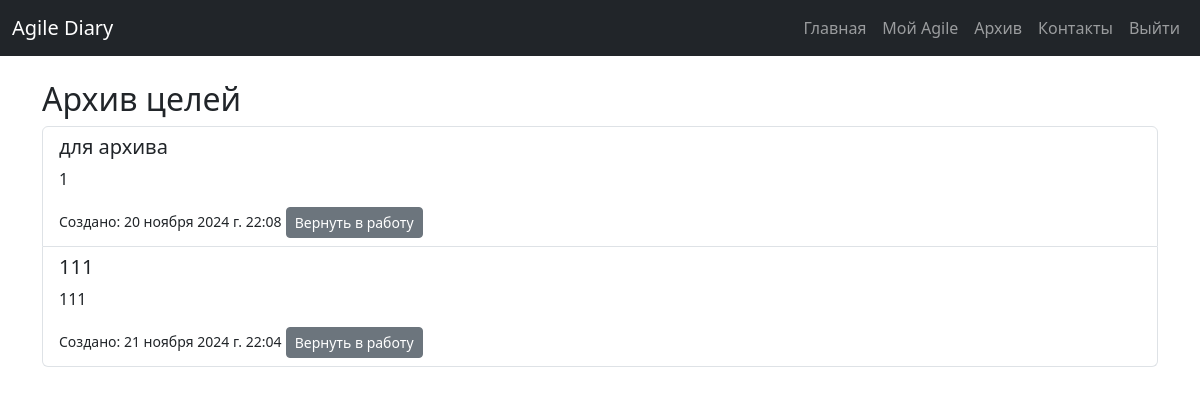
Before: /archive/ (signed in) with the older database file.
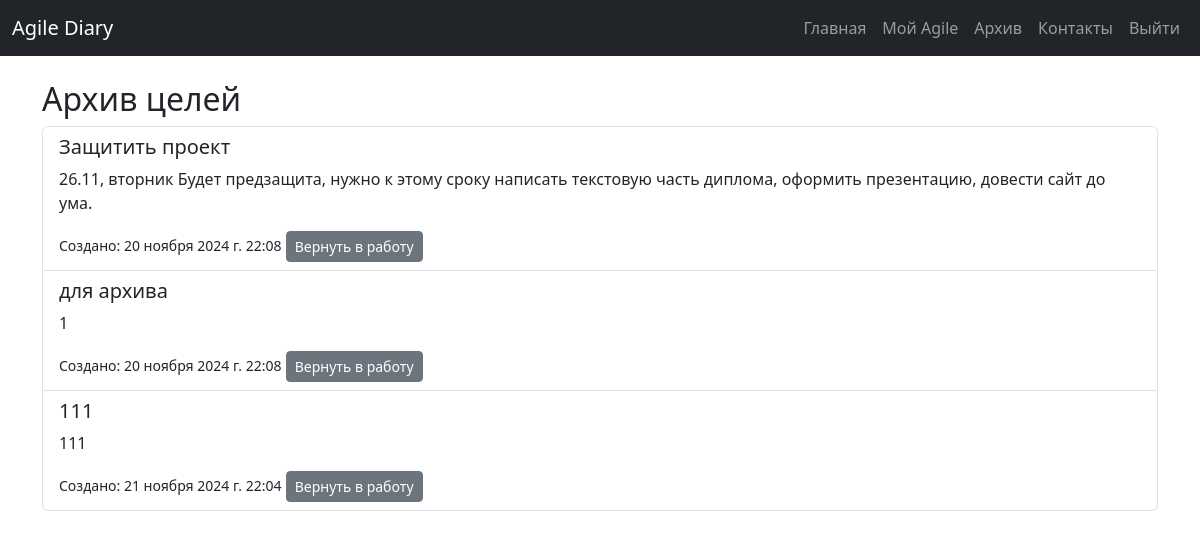
After: the same page with the newer database file.
### diary/models.py (models this page shows, shortened)
class Goal(models.Model):
    user = models.ForeignKey(User, on_delete=models.CASCADE)  # Пользователь, которому принадлежит цель
    title = models.CharField(max_length=255)  # Заголовок цели
    description = models.TextField()  # Описание цели
    created_at = models.DateTimeField(auto_now_add=True)  # Дата создания
    is_completed = models.BooleanField(default=False)  # Статус выполнения
    is_archived = models.BooleanField(default=False)  # Архивирование
    class Meta:
        verbose_name = 'Цель'
        verbose_name_plural = 'Цели'

### diary/views.py (the view)
# urls.py: path('archive/', views.archive_view, name='archive'),
def archive_view(request):
    archived_goals = Goal.objects.filter(user=request.user, is_archived=True)
    return render(request, 'diary/archive.html', {'archived_goals': archived_goals})

### diary/templates/diary/archive.html
{% extends 'base.html' %}
{% block content %}
<h2>Архив целей</h2>
<div class="list-group">
    {% for goal in archived_goals %}
        <div class="list-group-item">
            <h5>{{ goal.title }}</h5>
            <p>{{ goal.description }}</p>
            <small>Создано: {{ goal.created_at }}</small>
            <a href="{% url 'unarchive_goal' goal.id %}" class="btn btn-secondary btn-sm">Вернуть в работу</a>
        </div>
    {% endfor %}
</div>
{% endblock %}

### templates/base.html (shortened to what this page needs)
<!DOCTYPE html>
<html lang="en">
<head>
    <link href="https://cdn.jsdelivr.net/npm/bootstrap@5.3.0-alpha1/dist/css/bootstrap.min.css" rel="stylesheet">
</head>
<body>
<nav class="navbar navbar-expand-lg navbar-dark bg-dark">
    <div class="container-fluid">
        <a class="navbar-brand" href="{% url 'home' %}">Agile Diary</a>
        <div class="collapse navbar-collapse" id="navbarNav">
            <ul class="navbar-nav ms-auto">
                <li class="nav-item">
                    <a class="nav-link" href="{% url 'home' %}">Главная</a>
                </li>
                {% if user.is_authenticated %}
                <li class="nav-item">
                    <a class="nav-link" href="{% url 'diary' %}">Мой Agile</a>
                </li>
                <li class="nav-item">
                    <a class="nav-link" href="{% url 'archive' %}">Архив</a>
                </li>
                <li class="nav-item">
                    <a class="nav-link" href="{% url 'contacts' %}">Контакты</a>
                </li>
                <li class="nav-item">
                    <a class="nav-link" href="{% url 'logout' %}">Выйти</a>
                </li>
                {% endif %}
            </ul>
        </div>
    </div>
</nav>
<div class="container mt-4">
    {% block content %}{% endblock %}
</div>
</body>
</html>

Changed rows visible on the page:
now on this page (row edited): Goal: title "Защитить проект", description "26.11, вторник Будет предзащита, нужно к этому сроку написать текстовую часть диплома, оформить презентацию, довести сайт до ума.", created_at "20 ноября 2024 г. 22:08"
